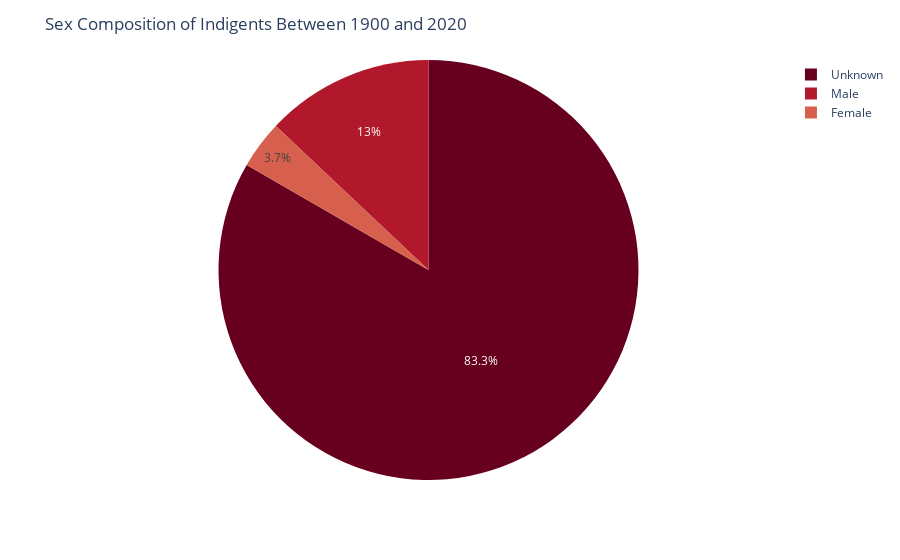

Source (notebook cell):
### Code cell
fig = px.pie(sex_df, values=sex_df[0], names=['Male', 'Female', 'Unknown'], color_discrete_sequence=px.colors.sequential.RdBu)
fig.update_layout(title="Sex Composition of Indigents Between 1900 and 2020")
fig.show()

### Figure 1 — Plotly figure (JSON) as saved in the notebook; plotly's stock layout.template omitted (floating-point values rounded to 4 significant figures)
{"data": [{"domain": {"x": [0, 1], "y": [0, 1]}, "hovertemplate": "label=%{label}<br>0=%{value}<extra></extra>", "labels": ["Male", "Female", "Unknown"], "legendgroup": "", "name": "", "showlegend": true, "type": "pie", "values": [15405, 4391, 99036]}], "layout": {"legend": {"tracegroupgap": 0}, "margin": {"t": 60}, "piecolorway": ["rgb(103,0,31)", "rgb(178,24,43)", "rgb(214,96,77)", "rgb(244,165,130)", "rgb(253,219,199)", "rgb(247,247,247)", "rgb(209,229,240)", "rgb(146,197,222)", "rgb(67,147,195)", "rgb(33,102,172)", "rgb(5,48,97)"], "title": {"text": "Sex Composition of Indigents Between 1900 and 2020"}}}
